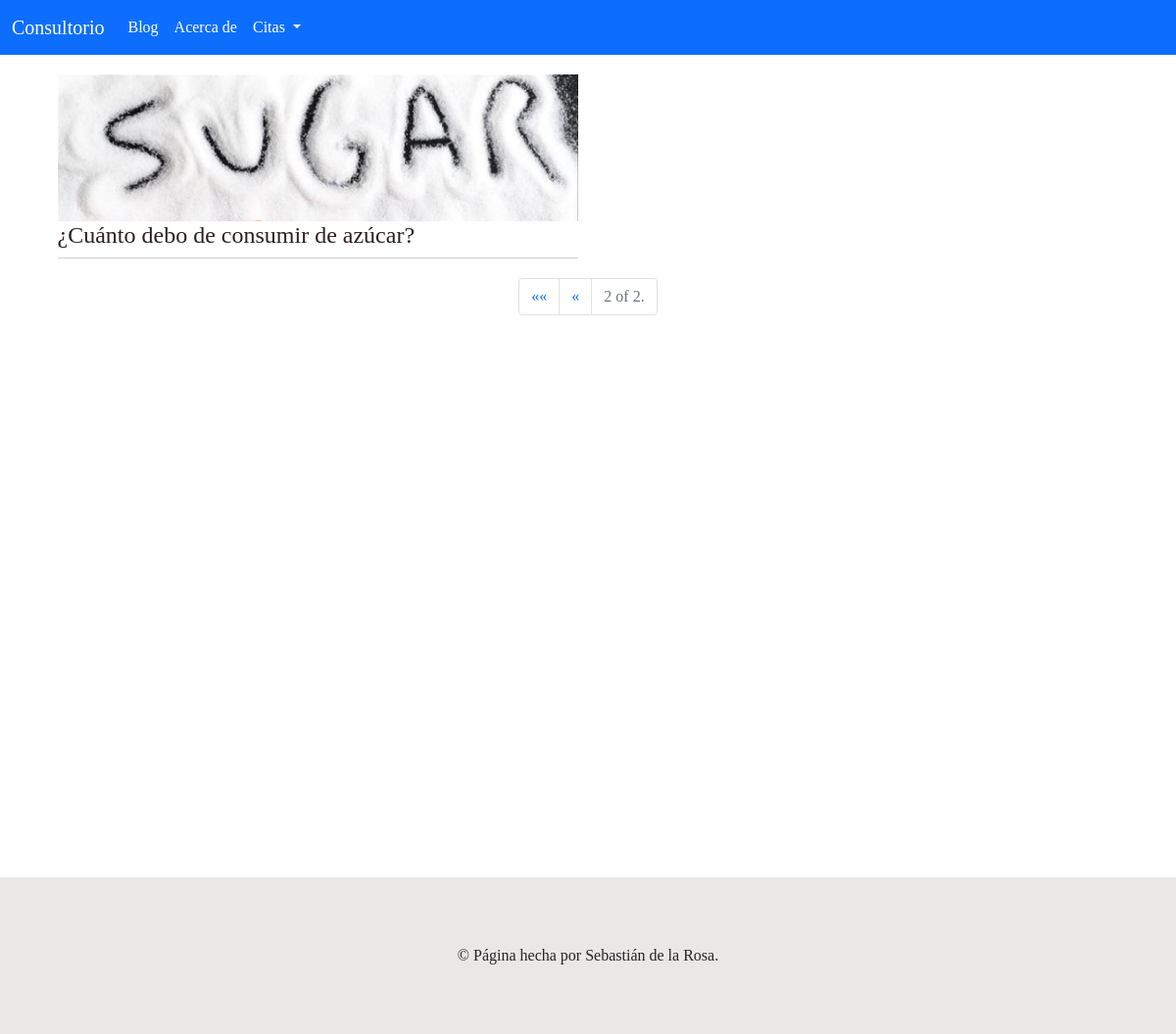
Page /blog?page=2 on the committed database.
### BlogCitas/models.py (models this page shows, shortened)
class Post(models.Model):
    titulo = models.CharField(max_length=100)
    contenido = tinymce_models.HTMLField()
    imagen = models.ImageField(upload_to="imagenes")
    creador = models.ForeignKey(Doctor, on_delete=models.CASCADE, related_name="posts_doctor")
    fecha = models.DateField()

### BlogCitas/views.py (the view)
# urls.py: path("blog", views.blog, name="blog"),
def blog(request):
    posts = Post.objects.order_by("-id")
    paginator = Paginator(posts, 10)
    page_number = request.GET.get('page')
    page_obj = paginator.get_page(page_number)
    return render(request, 'BlogCitas/blog.html', {
        'page_obj': page_obj
    })

### BlogCitas/templates/BlogCitas/blog.html (shortened to what this page needs)
{% extends "BlogCitas/layout.html" %}
{% load static %}
{% block body %}
<div class="posts">
    {% for post in page_obj %}
    <div class="posts-previsualizacion"><a href="{% url 'post' post.id %}">
      <div class="imagen-card">
          <img src="{{ post.imagen.url }}" alt="{{ post.titulo }}">
      </div>
      <div class="card-cuerpo">
          <h4>{{ post.titulo }}</h4>
      </div>
    </a></div>
    {% endfor %}
  </div>
    <nav  class="paginas" aria-label="Page navigation example">
        <ul class="pagination justify-content-center" class="step-links">
            {% if page_obj.has_previous %}
              <li class="page-item"><a href="?page=1" class="page-link">&laquo;&laquo;</a></li>
              <li class="page-item"><a href="?page={{ page_obj.previous_page_number }}" class="page-link">&laquo;</a></li>
            {% endif %}
            <li class="page-item disabled"><a  class="page-link">
                {{ page_obj.number }} of {{ page_obj.paginator.num_pages }}.
            </a></li>
          </ul>
      </nav>
{% endblock %}

### BlogCitas/static/BlogCitas/styles.css (style rules this page uses)
nav { font-family: 'Montagu Slab', serif; }
.posts { margin-top: 20px; margin-left: 3%; margin-right: 3%; display:grid; grid-template-columns: repeat(auto-fill, minmax(350px, 1fr)); gap: 20px; grid-auto-flow: dense; }
.imagen-card { height: 150px; overflow: hidden; }
.imagen-card img { width: 100%; display: block; }
.posts-previsualizacion a { text-decoration: none; color: #2E1F1F; }
.card-cuerpo { border-bottom: 1px solid rgb(209, 208, 208); }
.paginas { margin-top: 20px; }

### rows in the picture
Post: imagen (picture), titulo "¿Cuánto debo de consumir de azúcar?"

### other values in the picture
{{ page_obj.number }} "2"
{{ page_obj.paginator.num_pages }} "2"
